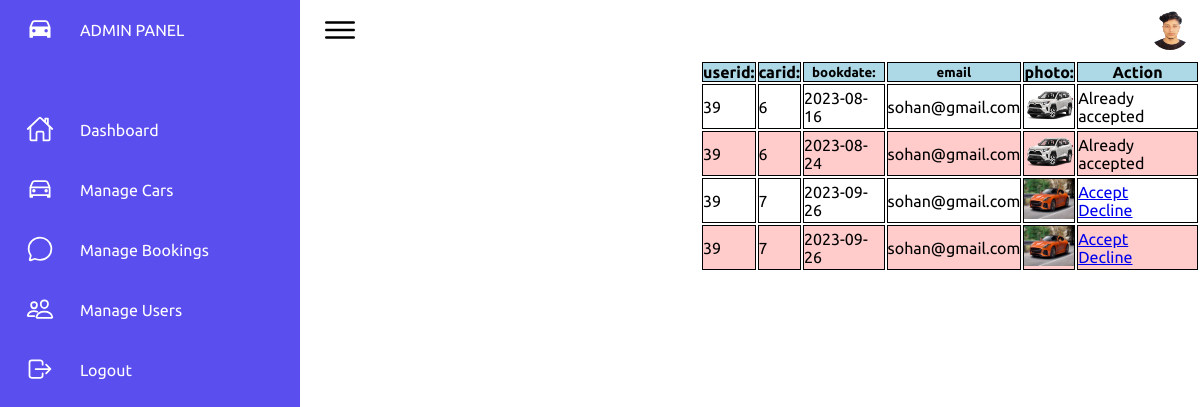
The page /admin/notification.php on the database its author committed.
### tables this page shows
CREATE TABLE `book` (
  `book_id` int(11) NOT NULL,
  `user_id` int(50) NOT NULL,
  `id` int(30) NOT NULL,
  `book_date` varchar(100) NOT NULL,
  `book_status` varchar(40) NOT NULL
);

CREATE TABLE `signup` (
  `user_id` int(50) NOT NULL,
  `name` varchar(300) NOT NULL,
  `email` varchar(300) NOT NULL,
  `phone` varchar(50) NOT NULL,
  `password` varchar(300) NOT NULL,
  `date` varchar(100) NOT NULL,
  `image_path` varchar(200) NOT NULL
);

CREATE TABLE `car` (
  `id` int(30) NOT NULL,
  `no` varchar(200) NOT NULL,
  `name` varchar(300) NOT NULL,
  `price` varchar(100) NOT NULL,
  `place` varchar(200) NOT NULL,
  `image` varchar(100) NOT NULL,
  `book_status` int(1) NOT NULL
);

### admin/notification.php (the view, shortened to what this page needs)
<?php
$server = "localhost";
$username = "root";
$password = "";
$database = "myproject";
$con = mysqli_connect($server, $username, $password, $database);
$query = "SELECT b.*, d.*, r.*
          FROM book b
          JOIN signup d ON b.user_id = d.user_id
          JOIN car r ON b.id = r.id";
$result = mysqli_query($con, $query);
?>
<!DOCTYPE html>
<html lang="en">
<head>
    <link rel="stylesheet" href="css/style.css">
</head>
<body>
    <div class="container">
        <div class="navigation">
            <ul>
                <li>
                    <a href="dashboard.php">
                        <span class="icon">
                            <ion-icon name="car"></ion-icon>
                        </span>
                        <span class="title">ADMIN PANEL</span>
                    </a>
                </li>
                <li>
                    <a href="dashboard.php">
                        <span class="icon">
                            <ion-icon name="home-outline"></ion-icon>
                        </span>
                        <span class="title">Dashboard</span>
                    </a>
                </li>
                <li>
                    <a href="admincardata.php">
                        <span class="icon">
                            <ion-icon name="car-outline"></ion-icon>
                        </span>
                        <span class="title">Manage Cars</span>
                    </a>
                </li>
                <li>
                    <a href="notification.php">
                        <span class="icon">
                            <ion-icon name="chatbubble-outline"></ion-icon>
                        </span>
                        <span class="title">Manage Bookings</span>
                    </a>
                </li>
                <li>
                    <a href="userdetails.php">
                        <span class="icon">
                            <ion-icon name="people-outline"></ion-icon>
                        </span>
                        <span class="title">Manage Users</span>
                    </a>
                </li>
                <li>
                    <a href="../logout.php">
                        <span class="icon">
                            <ion-icon name="log-out-outline"></ion-icon>
                        </span>
                        <span class="title">Logout</span>
                    </a>
                </li>
            </ul>
        </div>
        <div class="main">
            <div class="topbar">
                <div class="toggle">
                    <ion-icon name="menu-outline"></ion-icon>
                </div>
                <div class="user">
                    <img src="../img/sohan.jpg" alt="">
                </div>
            </div>
            <div class="user-container">
                <table class="user-div">
                    <tr>
                        <th>
                            <h4> userid: </h4>
                        </th>
                        <th>
                            <h4>carid: </h4>
                        </th>
                        <th>
                            <h5>bookdate: </h5>
                        </th>
                        <th>
                            <h5>email</h5>
                        </th>
                        <th>
                            <h4>photo:</h4>
                        </th>
                        <th>Action</a></th>
                    </tr>
                    <?php
                    while ($row = mysqli_fetch_assoc($result)) {
                    ?>
                        <tr>
                            <td><?php echo $row['user_id']; ?></td>
                            <td><?php echo $row['id']; ?></td>
                            <td><?php echo $row['book_date']; ?></td>
                            <td><?php echo $row['email']; ?></td>
                            <td><img src="../<?php echo $row['image']; ?>" style="height: 40px; width:50px;"></td>
                            <td>
                               <?php if($row['book_status']!= -1 && $row['book_status']!= 1){?>
                                <a class="bt" href="verify.php?book_id= <?php echo $row['book_id']; ?>&&car_id= <?php echo $row['id'] ?> "> Accept</a>
                                <br>
                                <a class="bt" href="rejected.php?book_id=<?php echo $row['book_id'];  ?>&&car_id= <?php echo $row['id'] ?> ">Decline</a>
                                <?php }
          elseif ($row['book_status'] == 1) { ?>
         <p>Already accepted</p>
     <?php } elseif ($row['book_status'] == -1) { ?>
         <p>Rejected</p>
     <?php } ?>
                            </td>
                        </tr>
                    <?php }
                    ?>
                </table>
            </div>
        </div>
</body>
</html>

### admin/css/style.css (style rules this page uses)
* { font-family: "Ubuntu", sans-serif; margin: 0; padding: 0; box-sizing: border-box; }
:root { --blue: #5b4eee; --white: #fff; --gray: #f5f5f5; --black1: #222; --black2: #999; }
body { min-height: 100vh; overflow-x: hidden; }
.container { position: relative; width: 100%; }
.navigation { position: fixed; width: 300px; height: 100%; background: var(--blue); border-left: 10px solid var(--blue); transition: 0.5s; overflow: hidden; }
.navigation ul { position: absolute; top: 0; left: 0; width: 100%; }
.navigation ul li { position: relative; width: 100%; list-style: none; border-top-left-radius: 30px; border-bottom-left-radius: 30px; }
.navigation ul li:nth-child(1) { margin-bottom: 40px; pointer-events: none; }
.navigation ul li a { position: relative; display: block; width: 100%; display: flex; text-decoration: none; color: var(--white); }
.navigation ul li a .icon { position: relative; display: block; min-width: 60px; height: 60px; line-height: 75px; text-align: center; }
.navigation ul li a .icon ion-icon { font-size: 1.75rem; }
.navigation ul li a .title { position: relative; display: block; padding: 0 10px; height: 60px; line-height: 60px; text-align: start; white-space: nowrap; }
.main { position: absolute; width: calc(100% - 300px); left: 300px; min-height: 100vh; background: var(--white); transition: 0.5s; }
.topbar { width: 100%; height: 60px; display: flex; justify-content: space-between; align-items: center; padding: 0 10px; }
.toggle { position: relative; width: 60px; height: 60px; display: flex; justify-content: center; align-items: center; font-size: 2.5rem; cursor: pointer; }
.user { position: relative; width: 40px; height: 40px; border-radius: 50%; overflow: hidden; cursor: pointer; }
.user img { position: absolute; top: 0; left: 0; width: 100%; height: 100%; object-fit: cover; }

### admin/notification.php (style rules this page uses)
.user-div { margin-left: 50vh; }
tr th { border: 1px solid black; background-color: lightblue; text-decoration: none; }
tr td { border: 1px solid black; }
tr:nth-child(odd) { background-color: #FFCCCB; }

### rows shown on the page
book: user.user_id "39", id "6", book_date "2023-08-16", user.email "sohan@gmail.com", id.image (picture), shows "Already accepted"
book: user.user_id "39", id "6", book_date "2023-08-24", user.email "sohan@gmail.com", id.image (picture), shows "Already accepted"
book: user.user_id "39", id "7", book_date "2023-09-26", user.email "sohan@gmail.com", id.image (picture)
book: user.user_id "39", id "7", book_date "2023-09-26", user.email "sohan@gmail.com", id.image (picture)
